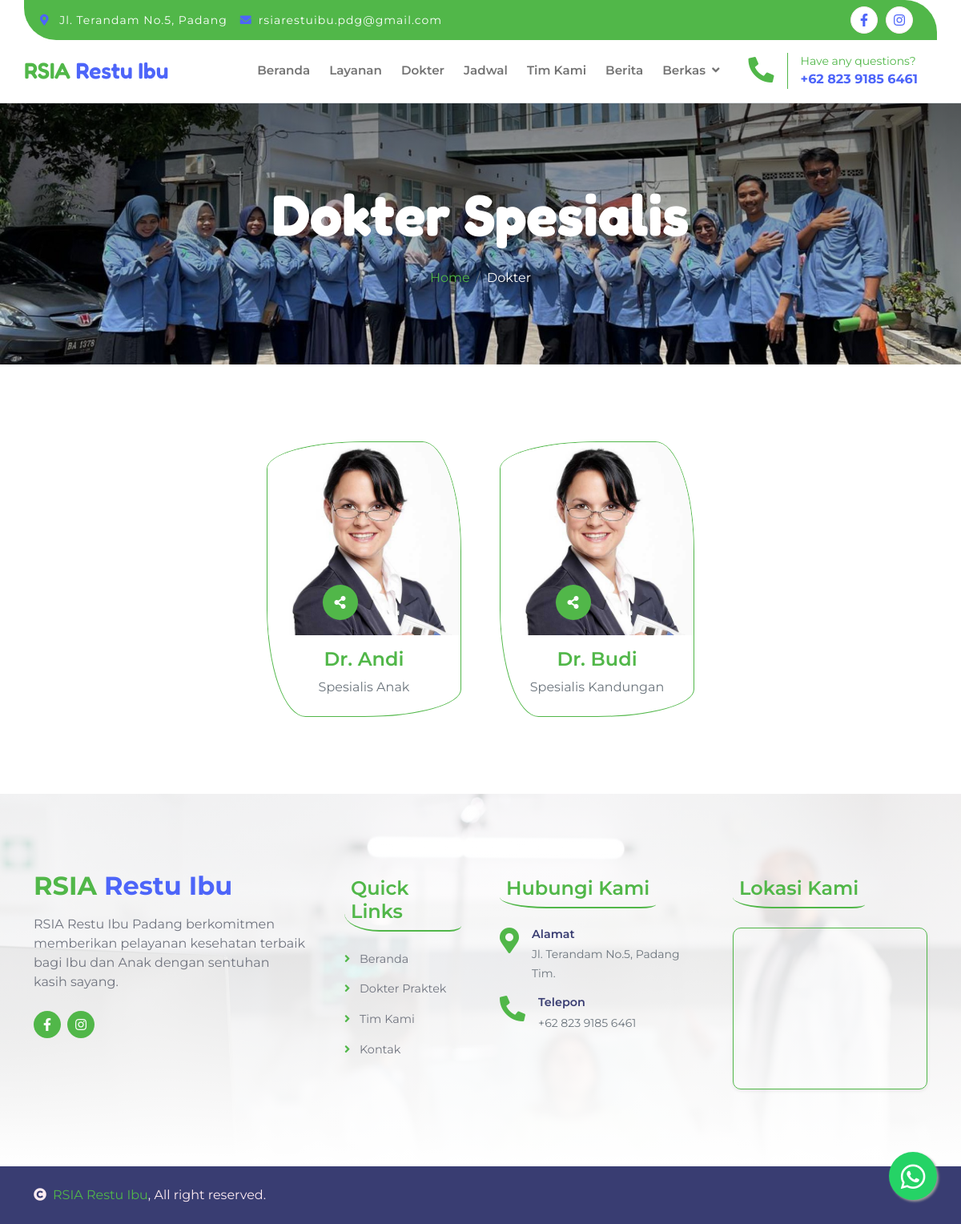
Screenshot of /dokter.php with the database file from the repository.
### tables this page shows
CREATE TABLE `doctors` (
  `id` int(11) NOT NULL,
  `name` varchar(100) NOT NULL,
  `specialization` varchar(100) NOT NULL,
  `image` varchar(255) DEFAULT 'img/team-1.jpg',
  `bio` text DEFAULT NULL,
  `created_at` timestamp NOT NULL DEFAULT current_timestamp()
);

### config/database.php (called while the page is built, shortened)
<?php
class Database {
    private $host = DB_HOST;
    private $dbname = DB_NAME;
    private $user = DB_USER;
    private $pass = DB_PASS;
    private $dbh;
    private $stmt;
    public function __construct() {
        $dsn = 'mysql:host=' . $this->host . ';dbname=' . $this->dbname;
        $options = [
            PDO::ATTR_PERSISTENT => true,
            PDO::ATTR_ERRMODE => PDO::ERRMODE_EXCEPTION
        ];
        try {
            $this->dbh = new PDO($dsn, $this->user, $this->pass, $options);
        } catch(PDOException $e) {
            die("Koneksi gagal: " . $e->getMessage());
        }
    }
    public function query($query) {
        $this->stmt = $this->dbh->prepare($query);
    }
    public function execute() {
        return $this->stmt->execute();
    }
    public function resultSet() {
        $this->execute();
        return $this->stmt->fetchAll(PDO::FETCH_ASSOC);
    }
}
?>

### dokter.php (the view, shortened to what this page needs)
<?php
require_once 'config/database.php';
 $db = new Database();
 $db->query("SELECT * FROM doctors ORDER BY name ASC");
 $doctors = $db->resultSet();
require_once 'inc/header.php';
?>
    <div class="container-fluid page-header py-5 wow fadeIn" data-wow-delay="0.1s">
        <div class="container text-center py-5">
            <h1 class="display-2 text-white mb-4">Dokter Spesialis</h1>
            <nav aria-label="breadcrumb">
                <ol class="breadcrumb justify-content-center mb-0">
                    <li class="breadcrumb-item"><a href="index.php">Home</a></li>
                    <li class="breadcrumb-item text-white" aria-current="page">Dokter</li>
                </ol>
            </nav>
        </div>
    </div>
    <div class="container-fluid team py-5">
        <div class="container py-5">
            <div class="row g-5 justify-content-center">
                <?php foreach($doctors as $doc): ?>
                <div class="col-sm-6 col-lg-4 col-xl-3 wow fadeIn" data-wow-delay="0.1s">
                    <div class="team-item border border-primary img-border-radius overflow-hidden">
                        <img src="img/<?php echo htmlspecialchars($doc['image']); ?>" class="img-fluid w-100" alt="<?php echo htmlspecialchars($doc['name']); ?>">
                        <div class="team-icon d-flex align-items-center justify-content-center">
                            <a class="share btn btn-primary btn-md-square text-white rounded-circle me-3" href="#"><i class="fas fa-share-alt"></i></a>
                        </div>
                        <div class="team-content text-center py-3">
                            <h4 class="text-primary"><?php echo htmlspecialchars($doc['name']); ?></h4>
                            <p class="text-muted mb-2"><?php echo htmlspecialchars($doc['specialization']); ?></p>
                        </div>
                    </div>
                </div>
                <?php endforeach; ?>
            </div>
        </div>
    </div>
<?php
require_once 'inc/footer.php';
?>

### css/style.css (style rules this page uses)
h1, h2, h3, .h1, .h2, .h3 { font-weight: 200; font-family: 'Montserrat', sans-serif; }
h4, h5, h6, .h4, .h5, .h6 { font-weight: 600; font-family: 'Montserrat', sans-serif; }
.display-1, .display-2, .display-3, .display-4, .display-5, .display-6 { font-weight: 700; font-family: 'Fredoka', sans-serif; }
.wow, .animated { animation-duration: 2s !important; }
.btn { font-weight: 600; transition: .5s; }
.btn-md-square { width: 44px; height: 44px; }
.btn-square, .btn-sm-square, .btn-md-square, .btn-lg-square { padding: 0; display: flex; align-items: center; justify-content: center; font-weight: normal; }
.btn.btn-primary { border: 0; color: var(--bs-white); }
.img-border-radius { border-radius: 50% 20% / 10% 40%; }
.hero-header, .page-header { background: linear-gradient(rgba(0, 0, 0, 0.5), rgba(0, 0, 0, 0.05)), url(../img/hero-img.jpg); background-position: center center; background-repeat: no-repeat; background-size: cover; }
.team .team-item { position: relative; width: 100%; height: 100%; }
.team .team-item .team-icon { position: absolute; bottom: 120px; left: 50%; transform: translateX(-50%); }
.team .team-item .team-content, .team .team-item .team-content h4, .team .team-item .team-content p { transition: 0.5s; }
.team-item { transition: transform 0.3s ease; }

### rows the page displays
doctors: image (picture), name "Dr. Andi", specialization "Spesialis Anak"
doctors: image (picture), name "Dr. Budi", specialization "Spesialis Kandungan"
